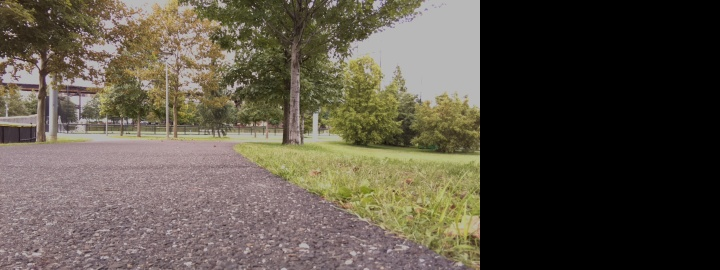
#> input picture CameraTests/Road.jpg, 720 x 270 px
$ python -i PathFinder.py   (imports and definitions only)   (Python 2 division)   (older library calls are emulated)
#> lines starting #> are read from the running program, lines starting #| are printed output that depends on the picture; after the words box and inside, x2 and y2 are one past the last pixel; in counts of white or black regions, pixels touching at a corner belong together
import numpy as np
import cv2
import timeit
import warnings
import time

import picamera
from picamera.array import PiRGBArray


# [1 line not run here, left out]


# [1 line that did not run here, left out]
photoHeight = 540
image_size = (960/2, 544/2)#(16*photoHeight/9, photoHeight)
# [1 line that did not run here, left out]
# [1 line that did not run here, left out]
# [1 line that did not run here, left out]
# [1 line that did not run here, left out]
# camera.exposure_mode='off'
# [1 line that did not run here, left out]

# allow the camera to warmup
# [1 line not run here, left out]


# class for Road detection
class PathFinder():
    def __init__(self, img, removePixels = None):
        # average x values of the fitted road edge
        self.bestx = None
        self.besty = None
        # polynomial coefficients averaged over the last iterations
        self.best_fit = None
        #polynomial coefficients for the most recent fit
        self.current_fit = None
        # radius of curvature of the road edge in meters
        self.curve_rad = None
        #distance in meters of vehicle center from the line
        self.offset = None

        # x values for detected line pixels
        self.allx = None
        # y values for detected line pixels
        self.ally = None

        # camera calibration parameters (if we get these)
        self.cam_mtx = None
        self.cam_dst = None

        # camera distortion parameters (if we do this)
        self.M = None
        self.Minv = None

        # image shape
        self.im_shape = (None,None)
        # distance to look ahead in meters
        self.look_ahead = 10 #currently arbitrary
        # cut off image from top to restrict view
        self.remove_pixels = removePixels

        #windowing parameters for edge detection.
        #WARNING THESE ARE REALLY SENSITIVE TAKE CARE WHEN CHANGING
        self.window_height = 10
        self.window_width = 10
        self.margin = 20

        # enlarge output image
        self.enlarge = 2.5
        # warning from numpy polyfit
        self.poly_warning = False

        #edge coordinates
        self.edgeCoord = None

        #what side to look for road
        self.look_left = False

        #found an edge on the correct side
        self.found_edge = False

        #current image we are finding edges on
        self.cur_image = img

        #desired offset
        self.desired_offset = 4

        #white washed image
        self.whiteImg = None

    # set camera calibration parameters
    def set_cam_calib_param(self, mtx, dst):
        self.cam_mtx = mtx
        self.cam_dst = dst

        # undistort image

    def undistort(self, img):
        return cv2.undistort(img, self.cam_mtx, self.cam_dst, None, self.cam_mtx)

    def whitewash(self, img):
        '''
        change image to black and white, where black values are kept black and all others
        become white. Median blur image to contrast as stark as possible
        :param img: image to whitewash
        :return: whitewashed image in gray scale
        '''
        img = cv2.cvtColor(img, cv2.COLOR_RGB2HSV) #cast to hsv since edges more defined
        h,s,v = cv2.split(img) #split the channels so we can compute on individual channels
        low_h = 50
        high_h = 100
        low_s = 0
        high_s = 50
        h_mask = cv2.inRange(h, low_h, high_h)
        s_mask = 255-cv2.inRange(s, low_s, high_s)
        h_mask = cv2.medianBlur(h_mask, 19) #large median blur to ensure that patches are very rare
        s_mask = cv2.medianBlur(s_mask, 19)  #large median blur to ensure that patches are very rare
        tempS = np.zeros_like(s_mask)
        tempS[np.nonzero(s_mask)] = 1 #for binary computation
        tempH = np.zeros_like(s_mask)
        tempH[np.nonzero(h_mask)] = 1 #for binary computation
        res = tempS & tempH #take only the parts that thresholded white in both H and S
        res[np.nonzero(res)] = 255 #back to value of 255
        res = cv2.Sobel(res, cv2.CV_8U, 1, 0, ksize=3)
        res = cv2.Sobel(res, cv2.CV_8U, 0, 1, ksize=3)
        # [5 lines of commented-out code are left out]
        cv2.imshow('whiteWash.jpg', res)
        self.whiteImg = res

        return res

    # [9 lines left out: function whitewash2, not called in this run]


    def collect_edge(self, img, lowThresh, highThresh, window_height = 10, window_width = 10, margin = 40):
        '''
        collect edge
        :param img: Source image
        :param threshold: threshold above which potentially an edge
        :return: collected edge
        '''
        whitewash = self.whitewash(img)
        xs,ys = self.find_window_centroids(whitewash, window_width, window_height, margin)
        xs.reverse()
        #be sure that we found an edge

        if not self.found_edge:
            self.edge = None
            return None

        temp = np.zeros_like(whitewash)
        self.edge = temp
        for i in range(0,len(ys)):
            self.edge[ys[i]-margin:ys[i]+margin,xs[i]-margin:xs[i]+margin] = \
                whitewash[ys[i]-margin:ys[i]+margin,xs[i]-margin:xs[i]+margin]
        cv2.imshow('edge.jpg', self.edge)
        return xs, ys


        # find widow centroids of left and right lane

    def find_window_centroids(self, image, window_width, window_height, margin):
        '''
        iterate up along image to find where the road likely is
        :param image: image to find roads
        :param window_width: width of boxes to box road
        :param window_height:  width of boxes to box road
        :param margin: margin off from past center we can be
        :return: x,y pairs of the
        '''
        self.found_edge = False
        window_centroids = []  # Store the window centroid positions per level
        if self.look_left:
            window = np.array([float(i**2)/window_width for i in range(0, window_width)])
        else:
            window = np.array([float(i**2) / window_width for i in range(window_width, 0, -1)])
        #window = np.ones(window_width)  # Create our window template that we will use for convolutions

        # First find the two starting positions for the left and right lane by using np.sum to get the vertical image slice
        # and then np.convolve the vertical image slice with the window template

        # Sum bottom ratio of image
        ratio = 1 / 4
        cv2.imwrite('partialL.jpg', image[int(ratio * image.shape[0]):, :int(image.shape[1] / 2)])
        cv2.imwrite('partialR.jpg', image[int(image.shape[0] * ratio):, int(image.shape[1] / 2):])
        level = 0
        while not self.found_edge and level < (int)(image.shape[0] / window_height):
            if self.look_left:
                totSum = np.sum(image[int(ratio * (image.shape[0] - (level + 1)) * window_height):, :int(image.shape[1] / 2)], axis=0)
                center = np.argmax(np.convolve(window, totSum)) - window_width / 2
                if sum(totSum) > 20:
                    self.found_edge = False
            else:
                totSum = np.sum(image[int(image.shape[0] * ratio):, int(image.shape[1] / 2):], axis=0)
                center = np.argmax(np.convolve(window, totSum)) - window_width / 2 + int(image.shape[1] / 2)
                if sum(totSum) > 20:
                    self.found_edge = False
            level += 1


        # Add what we found for the first layer
        window_centroids.append(center)

        # Go through each layer looking for max pixel locations
        while level < (int)(image.shape[0] / window_height):
            # convolve the window into the vertical slice of the image
            image_layer = np.sum(image[int(image.shape[0] - (level + 1) * window_height):int(
                image.shape[0] - level * window_height), :], axis=0)
            conv_signal = np.convolve(window, image_layer)
            # Find the best centroid by using past center as a reference
            # Use window_width/2 as offset because convolution signal reference is at right side of window, not center of window
            offset = window_width / 2
            min_index = int(max(center + offset - margin, 0))
            max_index = int(min(center + offset + margin, image.shape[1]))
            center = np.argmax(conv_signal[min_index:max_index]) + min_index - offset
            center = center

            # Add what we found for that layer
            window_centroids.append(center)
        #make sure we actually found a road
        self.found_edge = sum(totSum) > 255 * 50
        ys = range(1, (int)(image.shape[0] / window_height)+1)
        ys = [i * window_height - 1 for i in ys]
        #need to reverse the x because of convolution doing things backward
        return window_centroids, ys


    def get_fit2(self, image):
        '''
        get the road edge fit
        :param image: image to find road in
        :return:
        '''
        temp = self.collect_edge(image, 180, 255,self.window_width, self.window_height, self.margin)
        if temp is None:
            return
        self.allx,self.ally = temp[0], temp[1]
        if self.bestx is not None and self.besty is not None:
            self.bestx, self.besty = (0.6*self.bestx + 0.4*np.array(self.allx)).astype(int), (0.6*self.besty + 0.4*np.array(self.ally)).astype(int)
        else:
            self.bestx, self.besty = np.array(self.allx), np.array(self.ally)

        if (len(self.allx) > 0):
            try:
                self.current_fit = np.polyfit(self.ally, self.allx, 1)
                self.best_fit = self.current_fit
            except np.RankWarning:
                self.poly_warning = True


    #TODO: FIX THIS
    # [46 lines left out: function calculate_curvature_offset, not called in this run]

    def project_on_road(self):
        image_input = self.cur_image
        image = image_input[self.remove_pixels:,:]
        #image = self.whitewash(image) REFACTOR PUT THIS IN COLLECT EDGE
        self.im_shape = image.shape
        self.get_fit2(image)
        #cv2.imwrite('edge.jpg', self.edge)
        # create fill image
        temp_filler = np.zeros((self.remove_pixels, self.im_shape[1])).astype(np.uint8)
        filler = np.dstack((temp_filler, temp_filler, temp_filler))
        if self.found_edge:

            # combine the result with the original image
            rEdge = np.zeros_like(self.edge)
            gEdge = np.zeros_like(self.edge)
            bEdge = np.zeros_like(self.edge)
            rEdge[np.nonzero(self.edge)] = 255
            rEdge[np.nonzero(self.edge)] = 180
            edgeStack = np.dstack((bEdge,gEdge,rEdge))
            edgeFill = np.vstack((filler, edgeStack))

            result = cv2.addWeighted(edgeFill, 1, image_input, 1, 0) #edgeFill = filled
            y1 = min(self.besty)
            y2 = max(self.besty)

            #draw the line onto the screen
            point1 = (int(self.best_fit[0] * y1 + self.best_fit[1]), y1+ self.remove_pixels)
            point2 = (int(self.best_fit[0] * y2 + self.best_fit[1]), y2 + self.remove_pixels)
            cv2.line(result, point1, point2, [255, 0, 0], thickness=5)

            # get curvature and offset
            self.calculate_curvature_offset()

            # plot text on resulting image

            if self.look_left:
                img_text = "vehicle is: " + str(round(np.abs(self.offset), 2)) + ' (m) right of edge'
            else:
                img_text = "vehicle is: " + str(round(np.abs(self.offset), 2)) + ' (m) left of edge'

            cv2.putText(result, img_text, (15, 15), cv2.FONT_HERSHEY_SIMPLEX, 0.6, (255, 255, 255), 1)

            whiteDstack = np.dstack((self.whiteImg, self.whiteImg, self.whiteImg))
            fill = np.vstack((filler, whiteDstack))
            #result = np.hstack((result, fill))
            return result

            # if lanes were not detected output source image
        else:
            #print 'no edge detected'
            whiteDstack = np.dstack((self.whiteImg,self.whiteImg,self.whiteImg))
            fill = np.vstack((filler,whiteDstack))
            return_image =  np.hstack((image_input, fill))
            return return_image


    # [32 lines left out: functions calc_phi_d, setLookLeft, not called in this run]
# [27 lines not run here, left out]

>>> import cv2
>>> picture = cv2.cvtColor(cv2.imread('CameraTests/Road.jpg'), cv2.COLOR_BGR2RGB)
>>> result = PathFinder(picture).project_on_road()
#> in whitewash, `h,s,v = cv2.split(img)`:
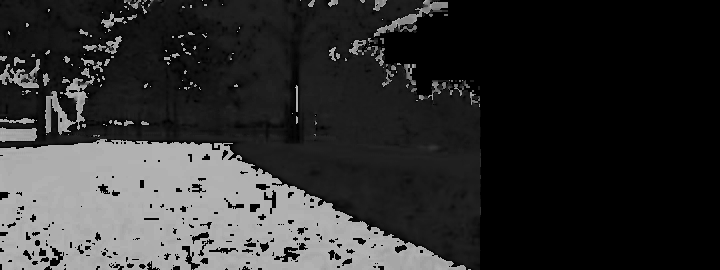
#> h: shape (270, 720); min 0, max 179, mean 48.2
#> in whitewash, `h,s,v = cv2.split(img)`:
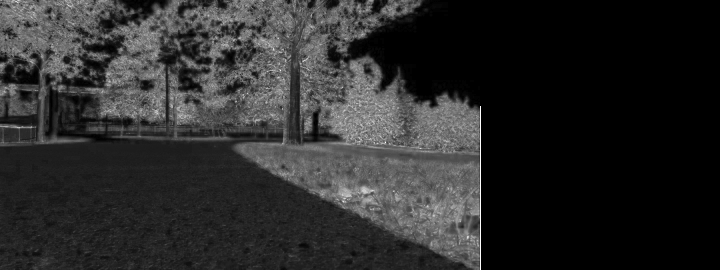
#> s: shape (270, 720); min 0, max 255, mean 42.8
#> in whitewash, `h,s,v = cv2.split(img)`:
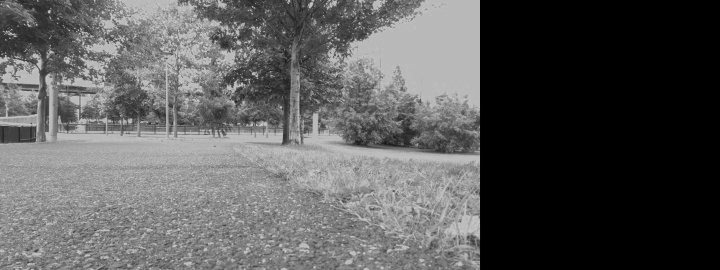
#> v: shape (270, 720); min 0, max 208, mean 89.7
#> in whitewash, `h_mask = cv2.inRange(h, low_h, high_h)`:
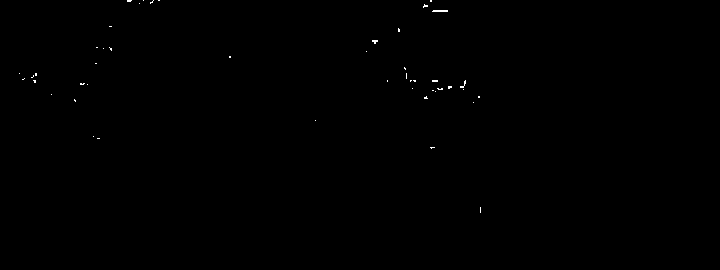
#> h_mask: shape (270, 720); 0.13% white in thin lines or dots, all inside (x1, y1, x2, y2) = (19, 0, 481, 213)
#> in whitewash, `s_mask = 255-cv2.inRange(s, low_s, high_s)`:
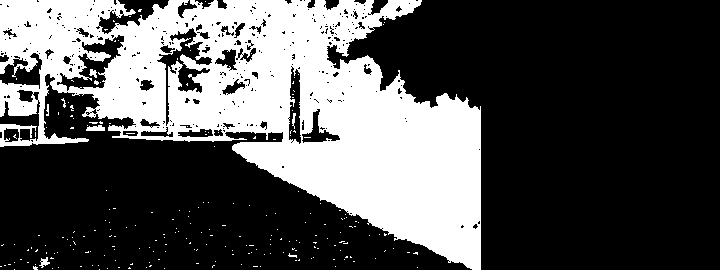
#> s_mask: shape (270, 720); 32.9% white; 223 white regions (215 under 20 px), largest, box (x1, y1, x2, y2) and area: (0, 0, 481, 270) 63081, (86, 125, 105, 131) 87, (39, 257, 50, 268) 58
#> in whitewash, `s_mask = cv2.medianBlur(s_mask, 19)`:
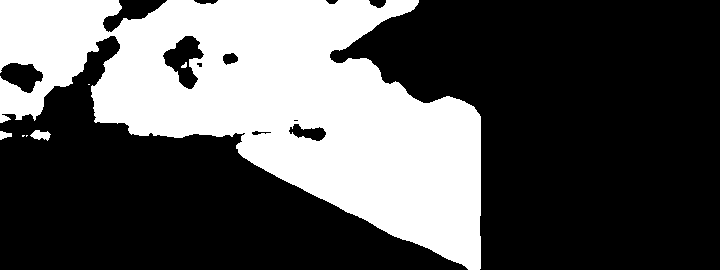
#> s_mask: shape (270, 720); 34.3% white; 7 white regions (3 under 20 px), largest, box (x1, y1, x2, y2) and area: (0, 0, 481, 270) 66437, (30, 130, 51, 141) 142, (0, 131, 12, 140) 70, (181, 62, 187, 68) 23
#> after the loop in find_window_centroids, `while not self.found_edge and level < (int)(image.shape[0] / window_he..`: level = 27
#> after the loop in find_window_centroids, `while level < (int)(image.shape[0] / window_height):`: window_centroids = [355]
#> in find_window_centroids, `self.found_edge = sum(totSum) > 255 * 50`: self.found_edge = False
#> in collect_edge, `xs,ys = self.find_window_centroids(whitewash, window_width, window_hei..`: xs = [355]; ys = 27 values from 9 to 269
#> (the run stopped early here; a loop or call above may not have finished)

$ run again, on CameraTests/Test1.jpg
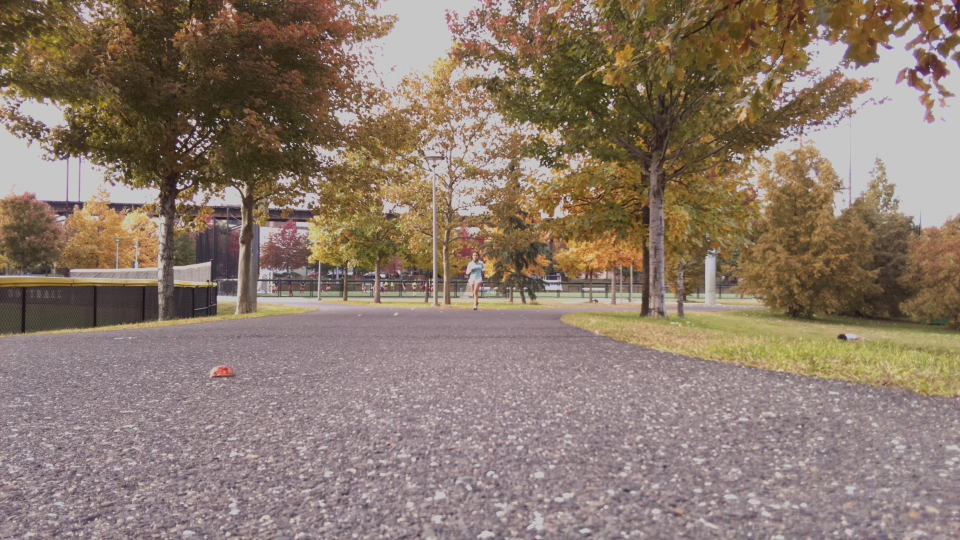
#> input picture CameraTests/Test1.jpg, 960 x 540 px
#> img: shape (540, 960, 3); mean H, S, V 75.3, 68.4, 139.4
#> in whitewash, `h_mask = cv2.inRange(h, low_h, high_h)`:
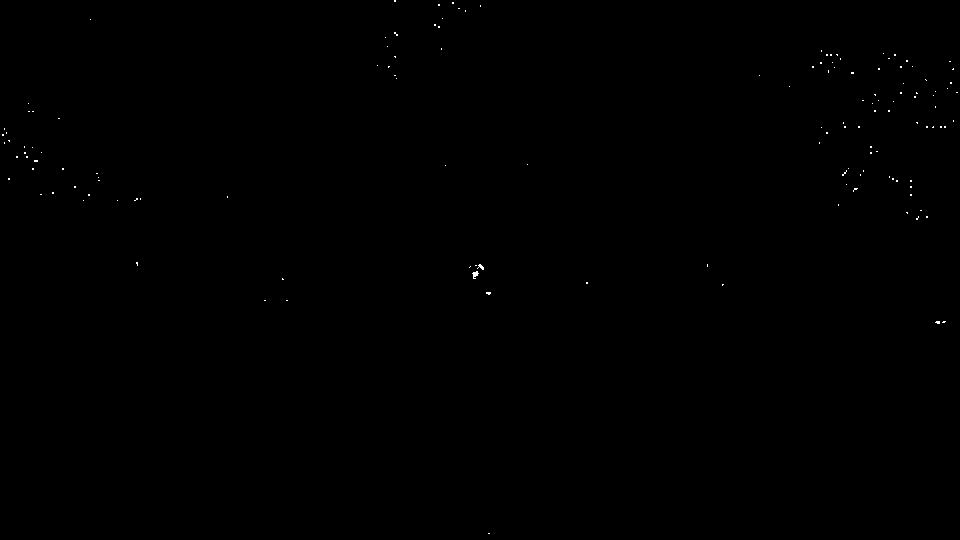
#> h_mask: shape (540, 960); 0.09% white in thin lines or dots
#> in whitewash, `s_mask = cv2.medianBlur(s_mask, 19)`:
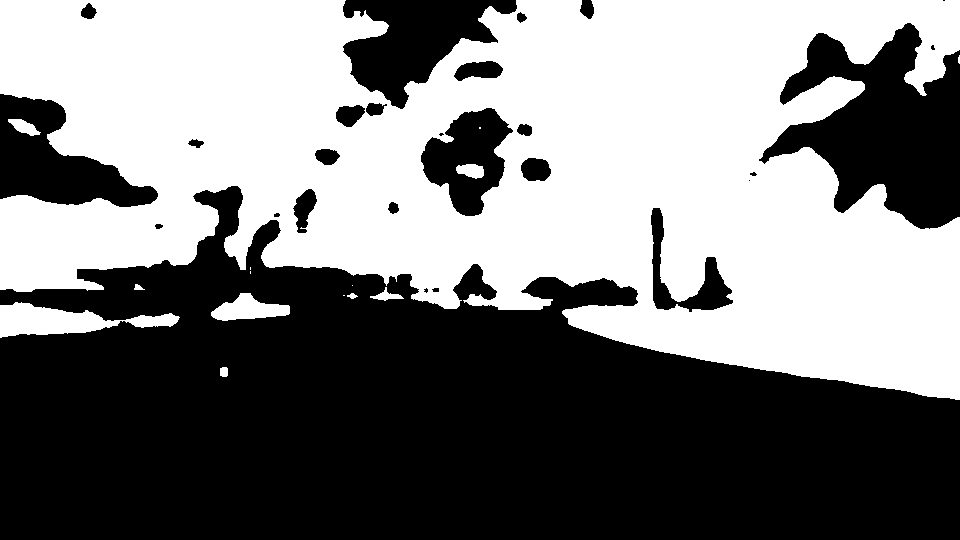
#> s_mask: shape (540, 960); 48.2% white; 15 white regions (6 under 20 px), largest, box (x1, y1, x2, y2) and area: (0, 0, 960, 400) 244552, (0, 302, 180, 338) 3235, (211, 293, 290, 321) 1282
#> after the loop in find_window_centroids, `while not self.found_edge and level < (int)(image.shape[0] / window_he..`: level = 54
#> after the loop in find_window_centroids, `while level < (int)(image.shape[0] / window_height):`: window_centroids = [475]
#> self.found_edge = False
#> in collect_edge, `xs,ys = self.find_window_centroids(whitewash, window_width, window_hei..`: xs = [475]; ys = 54 values from 9 to 539

$ run again, on CameraTests/Test2.jpg
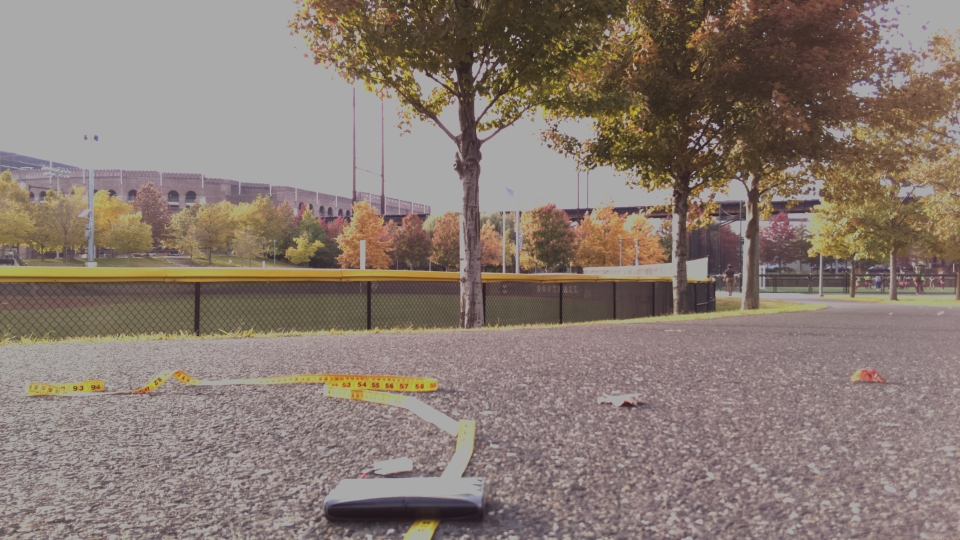
#> input picture CameraTests/Test2.jpg, 960 x 540 px
#> img: shape (540, 960, 3); mean H, S, V 48.7, 49.4, 136.2
#> in whitewash, `h_mask = cv2.inRange(h, low_h, high_h)`:
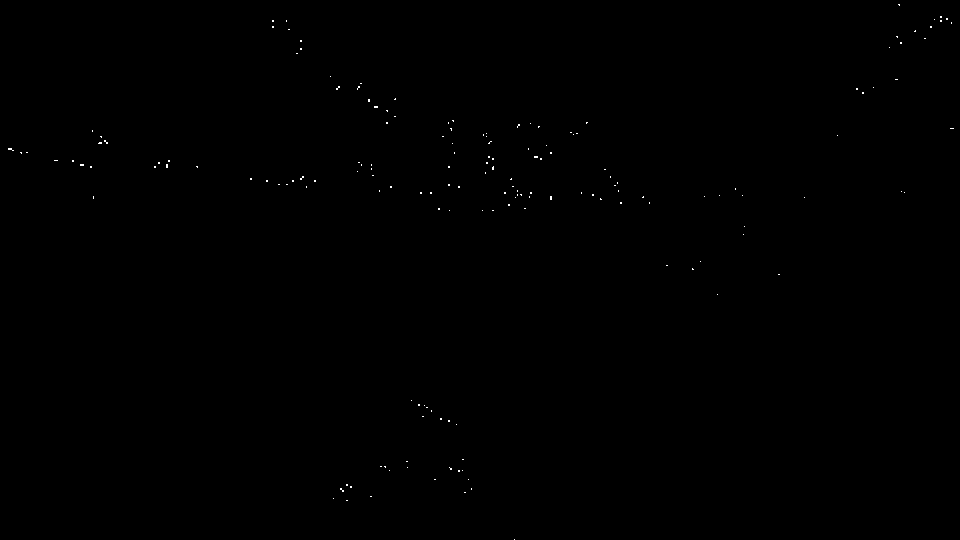
#> h_mask: shape (540, 960); 0.1% white in thin lines or dots
#> in whitewash, `s_mask = cv2.medianBlur(s_mask, 19)`:
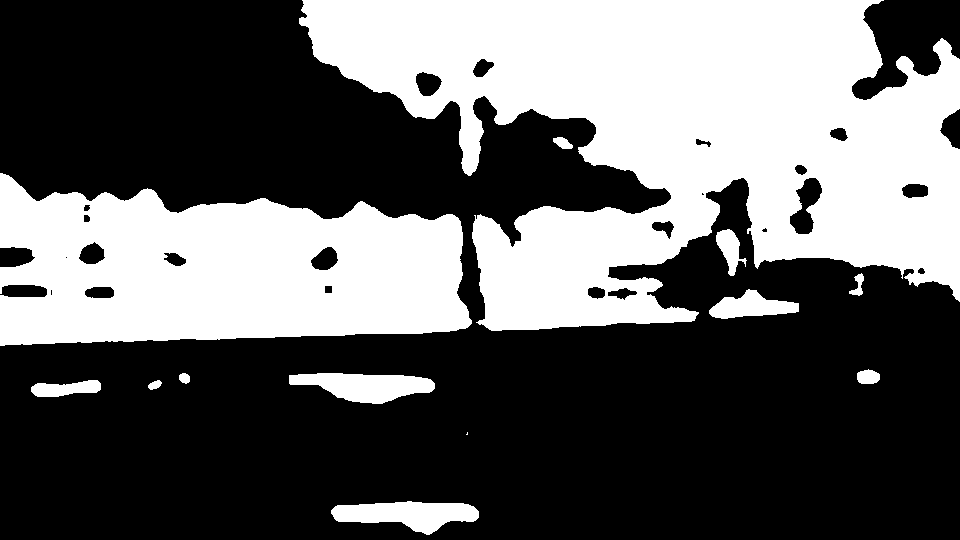
#> s_mask: shape (540, 960); 38.3% white; 13 white regions (1 under 20 px), largest, box (x1, y1, x2, y2) and area: (299, 0, 960, 331) 128869, (0, 173, 472, 346) 59880, (331, 501, 479, 535) 3020
#> after the loop in find_window_centroids, `while not self.found_edge and level < (int)(image.shape[0] / window_he..`: level = 54
#> after the loop in find_window_centroids, `while level < (int)(image.shape[0] / window_height):`: window_centroids = [475]
#> self.found_edge = False
#> in collect_edge, `xs,ys = self.find_window_centroids(whitewash, window_width, window_hei..`: xs = [475]; ys = 54 values from 9 to 539
